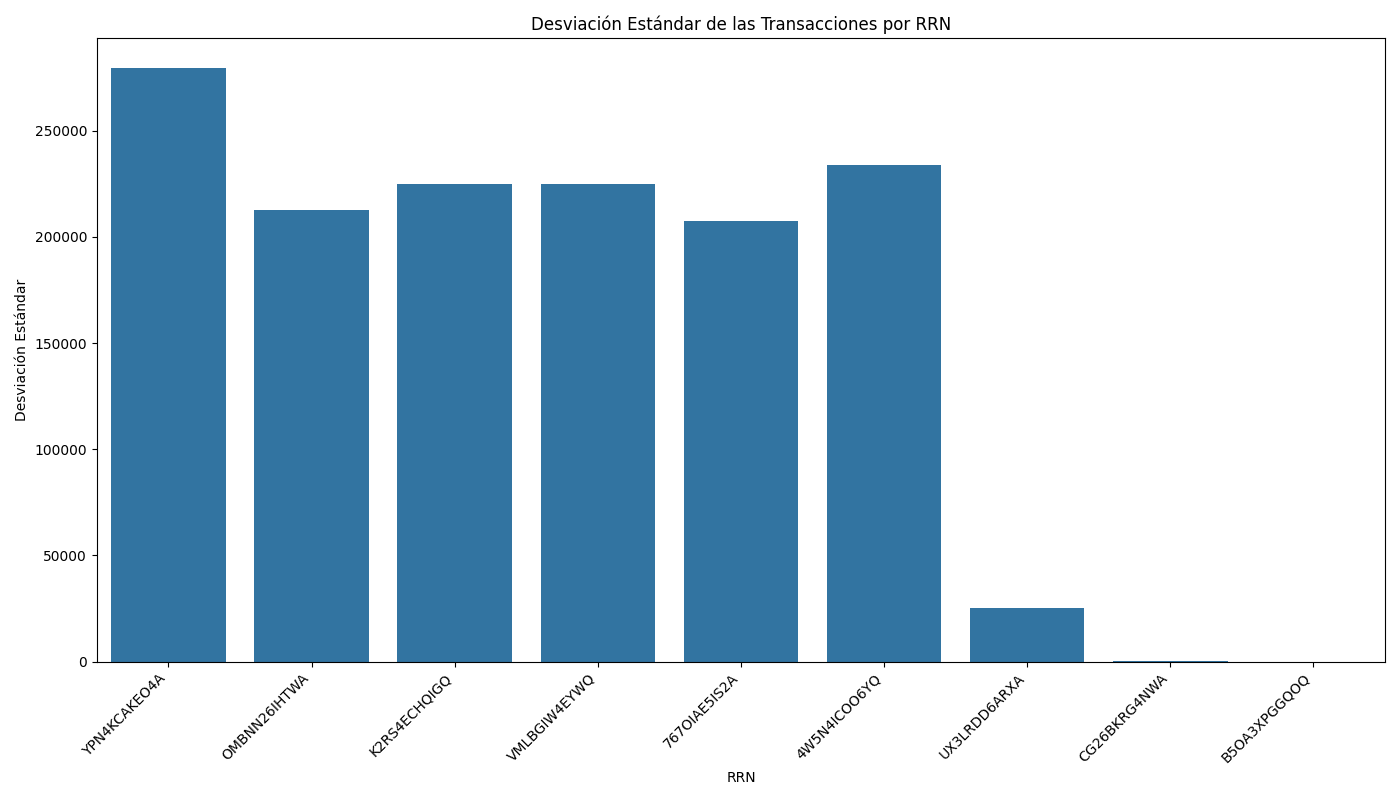

Here is the Python script that generated this plot:
import pandas as pd
import matplotlib.pyplot as plt
import seaborn as sns

# Datos proporcionados
data = pd.read_csv('../test/desviacion_estandar.csv')
# Crear el DataFrame
df = pd.DataFrame(data)

# Configuración de la gráfica
plt.figure(figsize=(14, 8))
sns.barplot(x="rrn", y="stddev_amount_up_to_now", data=df)

# Personalización
plt.title("Desviación Estándar de las Transacciones por RRN")
plt.xlabel("RRN")
plt.ylabel("Desviación Estándar")
plt.xticks(rotation=45, ha="right")  # Rotar las etiquetas del eje X y alinearlas a la derecha
plt.tight_layout()

# Guardar la gráfica en un archivo
plt.savefig("/home/avelazquez/projects/fraud-detection-pry/test/desviacion_estandar_fraude.png")
